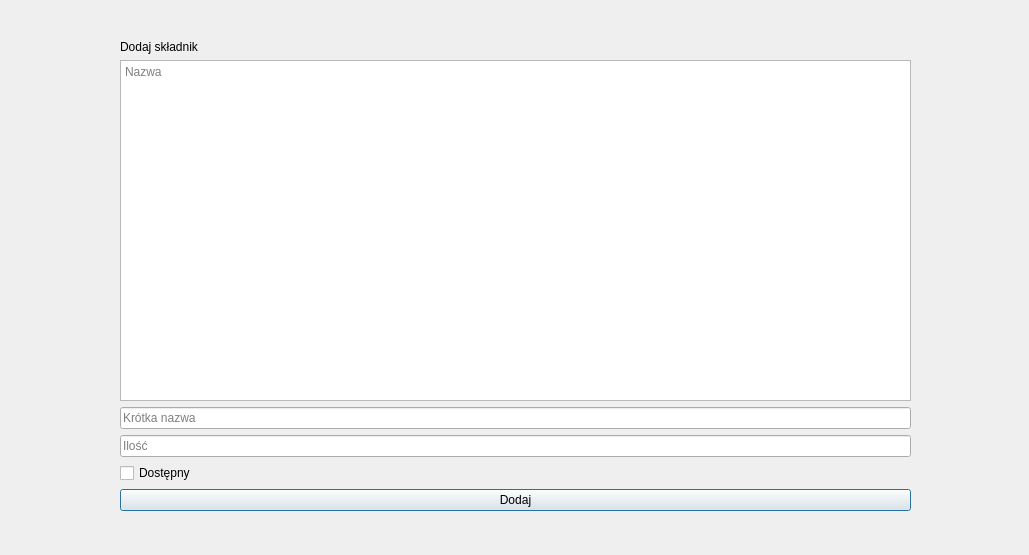
<?xml version="1.0" encoding="UTF-8"?>
<ui version="4.0">
 <class>AddIngredient</class>
 <widget class="QDialog" name="AddIngredient">
  <property name="geometry">
   <rect>
    <x>0</x>
    <y>0</y>
    <width>1029</width>
    <height>555</height>
   </rect>
  </property>
  <property name="windowTitle">
   <string>Dialog</string>
  </property>
  <widget class="QWidget" name="">
   <property name="geometry">
    <rect>
     <x>120</x>
     <y>40</y>
     <width>791</width>
     <height>471</height>
    </rect>
   </property>
   <layout class="QVBoxLayout" name="verticalLayout">
    <item>
     <widget class="QLabel" name="label">
      <property name="text">
       <string>Dodaj składnik</string>
      </property>
     </widget>
    </item>
    <item>
     <widget class="QTextEdit" name="textEdit_name">
      <property name="placeholderText">
       <string>Nazwa</string>
      </property>
     </widget>
    </item>
    <item>
     <widget class="QLineEdit" name="lineEdit_shortName">
      <property name="placeholderText">
       <string>Krótka nazwa</string>
      </property>
     </widget>
    </item>
    <item>
     <widget class="QLineEdit" name="lineEdit_count">
      <property name="placeholderText">
       <string>Ilość</string>
      </property>
     </widget>
    </item>
    <item>
     <widget class="QCheckBox" name="checkBox">
      <property name="text">
       <string>Dostępny</string>
      </property>
     </widget>
    </item>
    <item>
     <widget class="QPushButton" name="pushButton">
      <property name="text">
       <string>Dodaj</string>
      </property>
     </widget>
    </item>
   </layout>
  </widget>
 </widget>
 <resources/>
 <connections/>
</ui>
